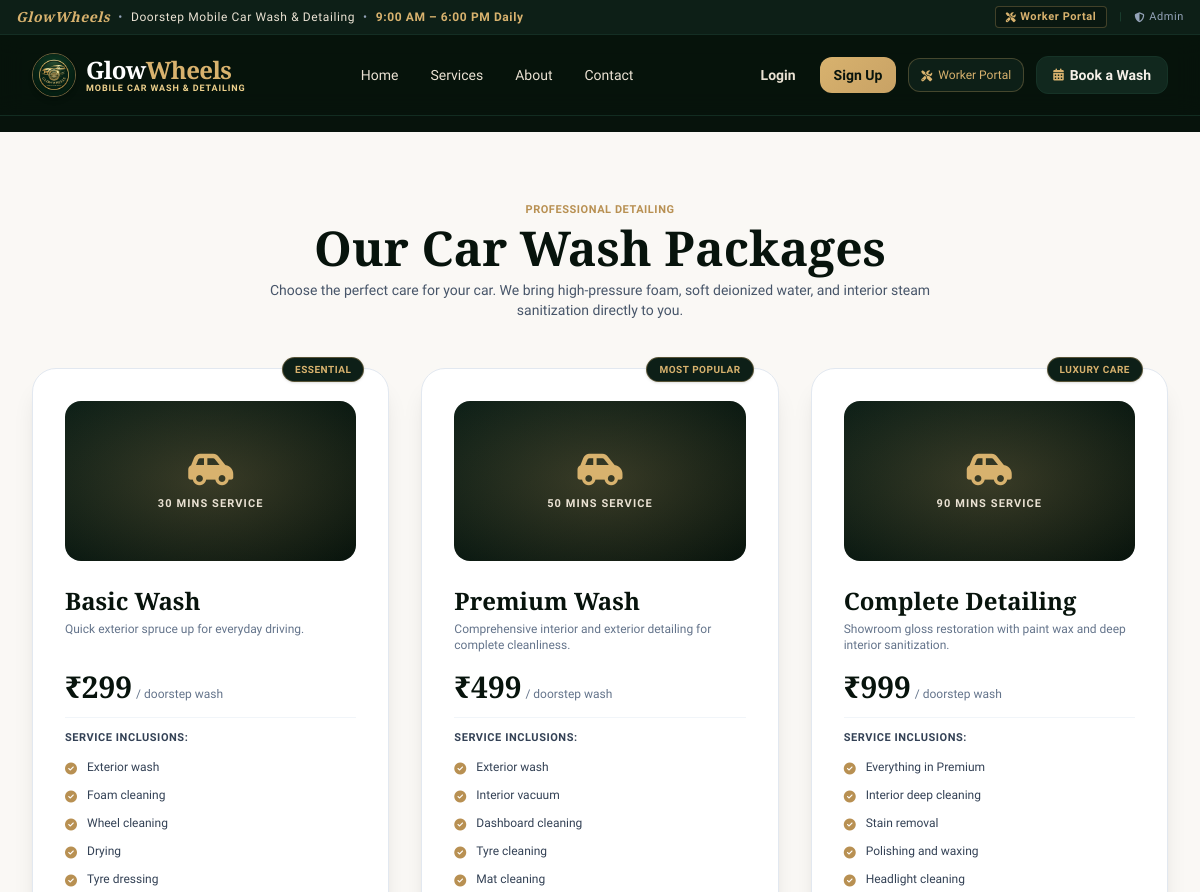
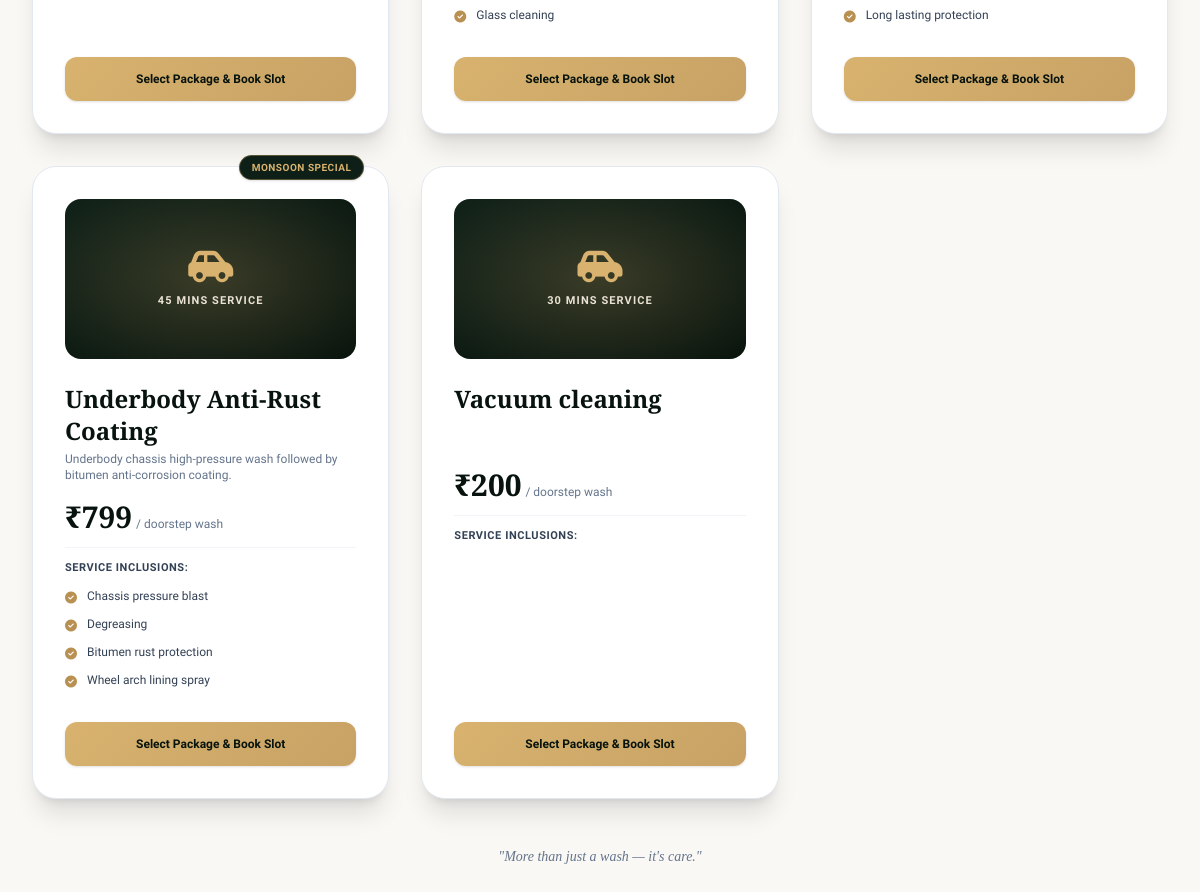
/services, run on the app's committed database (2 pictures, top to bottom).
### models.py (models this page shows)
class Package(db.Model):
    __tablename__ = 'packages'
    id = db.Column(db.Integer, primary_key=True)
    name = db.Column(db.String(100), nullable=False)
    price = db.Column(db.Float, nullable=False)
    duration_mins = db.Column(db.Integer, default=60)
    description = db.Column(db.Text, nullable=False)
    features = db.Column(db.Text, nullable=True) # Semicolon-separated features list
    badge = db.Column(db.String(50), nullable=True)
    icon = db.Column(db.String(50), default='car')
    is_active = db.Column(db.Boolean, default=True)
    bookings = db.relationship('Booking', backref='package', lazy=True)
    def get_features_list(self):
        if not self.features:
            return []
        return [f.strip() for f in self.features.split(';') if f.strip()]

### routes/user_routes.py (the view)
@user_bp.route('/packages')
@user_bp.route('/services')
def packages_catalog():
    packages = Package.query.filter_by(is_active=True).all()
    return render_template('user/packages.html', packages=packages)

### templates/user/packages.html (shortened to what this page needs)
{% extends 'base.html' %}
{% block content %}
<div class="bg-cream-50 py-16 text-forest-950 min-h-screen">
    <div class="max-w-7xl mx-auto px-4 sm:px-6 lg:px-8">
        <div class="text-center max-w-2xl mx-auto mb-12">
            <span class="text-gold-600 font-bold uppercase tracking-wider text-[11px]">Professional Detailing</span>
            <h1 class="text-3xl sm:text-5xl font-serif font-bold text-forest-950 mt-1">Our Car Wash Packages</h1>
            <p class="text-slate-600 text-xs sm:text-sm mt-2">Choose the perfect care for your car. We bring high-pressure foam, soft deionized water, and interior steam sanitization directly to you.</p>
        </div>
        <div class="grid grid-cols-1 md:grid-cols-3 gap-8">
            {% for package in packages %}
                <div class="bg-white rounded-3xl p-8 border border-slate-200 shadow-xl hover:shadow-2xl transition-all duration-300 flex flex-col justify-between relative group">
                    {% if package.badge %}
                        <div class="absolute -top-3 right-6 bg-forest-900 border border-gold-500/40 text-gold-400 text-[10px] font-bold uppercase tracking-wider px-3 py-1 rounded-full shadow">
                            {{ package.badge }}
                        </div>
                    {% endif %}
                    <div>
                        <div class="h-40 rounded-2xl bg-gradient-to-br from-forest-900 to-forest-950 flex items-center justify-center text-white mb-6 relative overflow-hidden">
                            <div class="text-center z-10">
                                <i class="fa-solid fa-car-side text-4xl text-gold-400 mb-1.5"></i>
                                <span class="block text-[11px] text-cream-200 uppercase tracking-widest font-semibold">{{ package.duration_mins }} Mins Service</span>
                            </div>
                            <div class="absolute inset-0 bg-[radial-gradient(ellipse_at_center,rgba(200,162,101,0.25),transparent)]"></div>
                        </div>
                        <h3 class="text-2xl font-serif font-bold text-forest-950 mb-1">{{ package.name }}</h3>
                        <p class="text-xs text-slate-500 mb-4 min-h-[32px]">{{ package.description }}</p>
                        <div class="flex items-baseline gap-1 my-3 pb-3 border-b border-slate-100">
                            <span class="text-3xl font-serif font-black text-forest-950">₹{{ package.price | int }}</span>
                            <span class="text-xs text-slate-500">/ doorstep wash</span>
                        </div>
                        <h4 class="text-[11px] font-bold text-slate-700 uppercase tracking-wider mb-3">Service Inclusions:</h4>
                        <ul class="space-y-2.5 text-xs text-slate-700 mb-8">
                            {% for feature in package.get_features_list() %}
                                <li class="flex items-start gap-2.5">
                                    <i class="fa-solid fa-circle-check text-gold-600 mt-0.5 text-xs flex-shrink-0"></i>
                                    <span>{{ feature }}</span>
                                </li>
                            {% endfor %}
                        </ul>
                    </div>
                    <a href="{{ url_for('user.book', package_id=package.id) }}"
                       class="w-full py-3.5 rounded-xl gold-btn text-forest-950 font-bold text-xs text-center shadow transition-all block">
                        Select Package & Book Slot
                    </a>
                </div>
            {% endfor %}
        </div>
        <div class="text-center mt-12 text-slate-500 font-serif italic text-sm">
            "More than just a wash — it's care."
        </div>
    </div>
</div>
{% endblock %}

### templates/base.html (style rules this page uses)
.gold-btn { background: linear-gradient(135deg, #d8b26e, #c8a265); color: #07130c; font-weight: 700; transition: all 0.25s ease; }

### data on the page
Package: badge "ESSENTIAL", duration_mins "30", name "Basic Wash", description "Quick exterior spruce up for everyday driving.", price "299", get_features_list "Exterior wash" "Foam cleaning" "Wheel cleaning" "Drying" "Tyre dressing"
Package: badge "MOST POPULAR", duration_mins "50", name "Premium Wash", description "Comprehensive interior and exterior detailing for complete cleanliness.", price "499", get_features_list "Exterior wash" "Interior vacuum" "Dashboard cleaning" "Tyre cleaning" "Mat cleaning" "Glass cleaning"
Package: badge "LUXURY CARE", duration_mins "90", name "Complete Detailing", description "Showroom gloss restoration with paint wax and deep interior sanitization.", price "999", get_features_list "Everything in Premium" "Interior deep cleaning" "Stain removal" "Polishing and waxing" "Headlight cleaning" "Long lasting protection"
Package: badge "MONSOON SPECIAL", duration_mins "45", name "Underbody Anti-Rust Coating", description "Underbody chassis high-pressure wash followed by bitumen anti-corrosion coating.", price "799", get_features_list "Chassis pressure blast" "Degreasing" "Bitumen rust protection" "Wheel arch lining spray"
Package: duration_mins "30", name "Vacuum cleaning", price "200"
